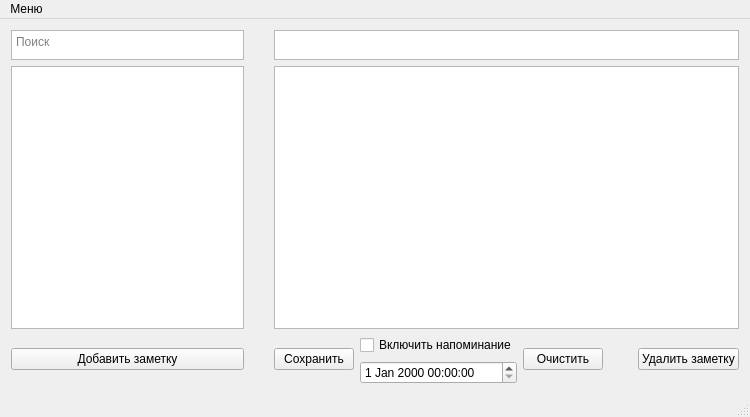
<?xml version="1.0" encoding="UTF-8"?>
<ui version="4.0">
 <class>MainWindow</class>
 <widget class="QMainWindow" name="MainWindow">
  <property name="geometry">
   <rect>
    <x>0</x>
    <y>0</y>
    <width>750</width>
    <height>417</height>
   </rect>
  </property>
  <property name="windowTitle">
   <string>Notes Notifier</string>
  </property>
  <widget class="QWidget" name="centralWidget">
   <layout class="QVBoxLayout" name="verticalLayout_3">
    <item>
     <layout class="QVBoxLayout" name="verticalLayout_2">
      <item>
       <layout class="QHBoxLayout" name="horizontalLayout" stretch="2,4">
        <property name="spacing">
         <number>30</number>
        </property>
        <property name="sizeConstraint">
         <enum>QLayout::SetMinimumSize</enum>
        </property>
        <item>
         <widget class="QTextEdit" name="noteSearch">
          <property name="minimumSize">
           <size>
            <width>0</width>
            <height>30</height>
           </size>
          </property>
          <property name="maximumSize">
           <size>
            <width>16777215</width>
            <height>30</height>
           </size>
          </property>
          <property name="placeholderText">
           <string>Поиск</string>
          </property>
         </widget>
        </item>
        <item>
         <widget class="QTextEdit" name="noteHeader">
          <property name="minimumSize">
           <size>
            <width>0</width>
            <height>30</height>
           </size>
          </property>
          <property name="maximumSize">
           <size>
            <width>16777215</width>
            <height>30</height>
           </size>
          </property>
         </widget>
        </item>
       </layout>
      </item>
      <item>
       <layout class="QHBoxLayout" name="horizontalLayout_2" stretch="2,4">
        <property name="spacing">
         <number>30</number>
        </property>
        <item>
         <widget class="QListWidget" name="listWidget"/>
        </item>
        <item>
         <widget class="QTextEdit" name="noteText"/>
        </item>
       </layout>
      </item>
     </layout>
    </item>
    <item>
     <layout class="QHBoxLayout" name="horizontalLayout_5" stretch="2,4">
      <property name="spacing">
       <number>30</number>
      </property>
      <item>
       <widget class="QPushButton" name="addButton">
        <property name="text">
         <string>Добавить заметку</string>
        </property>
       </widget>
      </item>
      <item>
       <layout class="QHBoxLayout" name="horizontalLayout_4">
        <item>
         <layout class="QHBoxLayout" name="horizontalLayout_3">
          <item>
           <widget class="QPushButton" name="saveButton">
            <property name="text">
             <string>Сохранить</string>
            </property>
           </widget>
          </item>
          <item>
           <layout class="QVBoxLayout" name="verticalLayout">
            <item>
             <widget class="QCheckBox" name="checkBox">
              <property name="text">
               <string>Включить напоминание</string>
              </property>
             </widget>
            </item>
            <item>
             <widget class="QDateTimeEdit" name="dateTimeEdit"/>
            </item>
           </layout>
          </item>
         </layout>
        </item>
        <item>
         <widget class="QPushButton" name="clearButton">
          <property name="text">
           <string>Очистить</string>
          </property>
         </widget>
        </item>
        <item>
         <spacer name="horizontalSpacer">
          <property name="orientation">
           <enum>Qt::Horizontal</enum>
          </property>
          <property name="sizeHint" stdset="0">
           <size>
            <width>40</width>
            <height>20</height>
           </size>
          </property>
         </spacer>
        </item>
        <item>
         <widget class="QPushButton" name="deleteButton">
          <property name="text">
           <string>Удалить заметку</string>
          </property>
         </widget>
        </item>
       </layout>
      </item>
     </layout>
    </item>
   </layout>
  </widget>
  <widget class="QMenuBar" name="menuBar">
   <property name="geometry">
    <rect>
     <x>0</x>
     <y>0</y>
     <width>750</width>
     <height>21</height>
    </rect>
   </property>
   <widget class="QMenu" name="menu">
    <property name="title">
     <string>Меню</string>
    </property>
    <addaction name="aboutMenu"/>
    <addaction name="referenceMenu"/>
    <addaction name="separator"/>
    <addaction name="saveToFileMenu"/>
    <addaction name="loadFromFileMenu"/>
    <addaction name="separator"/>
    <addaction name="closeMenu"/>
   </widget>
   <addaction name="menu"/>
  </widget>
  <widget class="QStatusBar" name="statusBar"/>
  <action name="aboutMenu">
   <property name="text">
    <string>О программе</string>
   </property>
  </action>
  <action name="referenceMenu">
   <property name="text">
    <string>Справка</string>
   </property>
  </action>
  <action name="saveToFileMenu">
   <property name="text">
    <string>Выгрузить текст в файл...</string>
   </property>
  </action>
  <action name="loadFromFileMenu">
   <property name="text">
    <string>Загрузить текст из файла...</string>
   </property>
  </action>
  <action name="closeMenu">
   <property name="text">
    <string>Выход</string>
   </property>
  </action>
 </widget>
 <layoutdefault spacing="6" margin="11"/>
 <resources/>
 <connections>
  <connection>
   <sender>closeMenu</sender>
   <signal>triggered()</signal>
   <receiver>MainWindow</receiver>
   <slot>close()</slot>
   <hints>
    <hint type="sourcelabel">
     <x>-1</x>
     <y>-1</y>
    </hint>
    <hint type="destinationlabel">
     <x>341</x>
     <y>208</y>
    </hint>
   </hints>
  </connection>
 </connections>
</ui>
